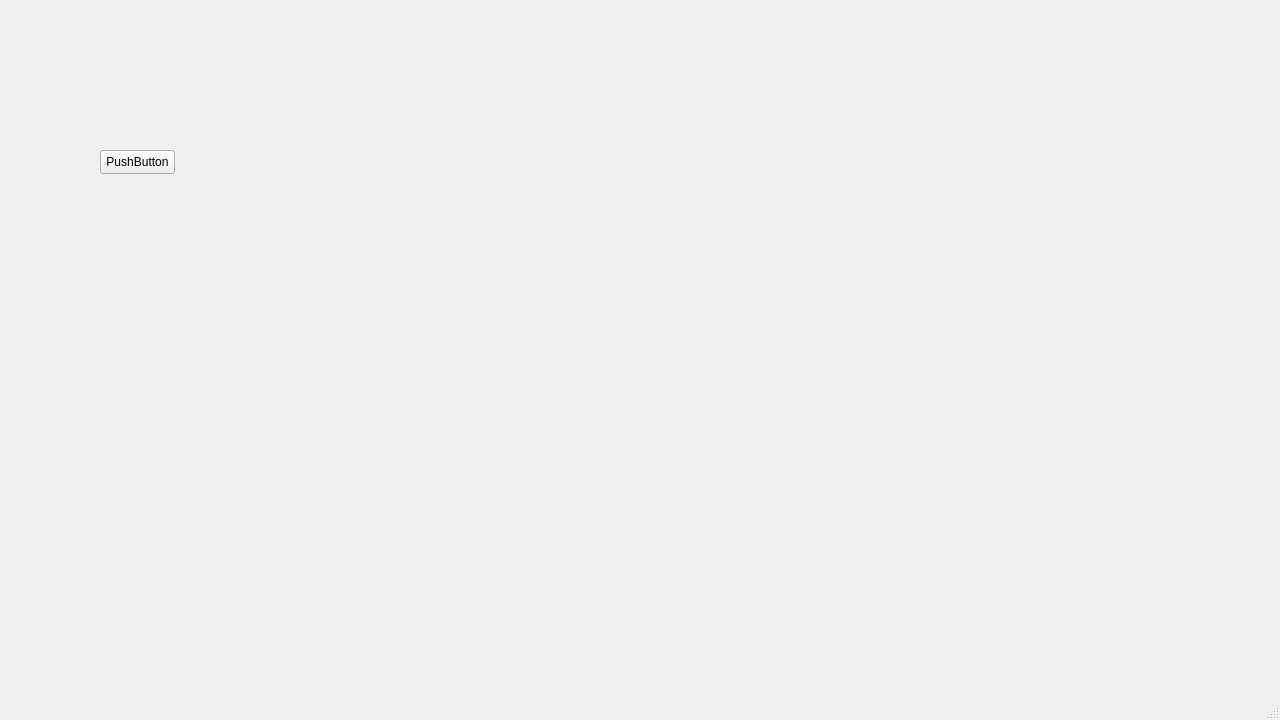
<?xml version="1.0" encoding="UTF-8"?>
<ui version="4.0">
 <class>MainWindow</class>
 <widget class="QMainWindow" name="MainWindow">
  <property name="geometry">
   <rect>
    <x>0</x>
    <y>0</y>
    <width>1280</width>
    <height>720</height>
   </rect>
  </property>
  <property name="windowTitle">
   <string>MainWindow</string>
  </property>
  <widget class="QWidget" name="centralwidget">
   <widget class="QPushButton" name="pushButton">
    <property name="geometry">
     <rect>
      <x>100</x>
      <y>150</y>
      <width>75</width>
      <height>24</height>
     </rect>
    </property>
    <property name="text">
     <string>PushButton</string>
    </property>
   </widget>
  </widget>
  <widget class="QMenuBar" name="menubar">
   <property name="geometry">
    <rect>
     <x>0</x>
     <y>0</y>
     <width>1280</width>
     <height>22</height>
    </rect>
   </property>
  </widget>
  <widget class="QStatusBar" name="statusbar"/>
 </widget>
 <resources/>
 <connections/>
</ui>
